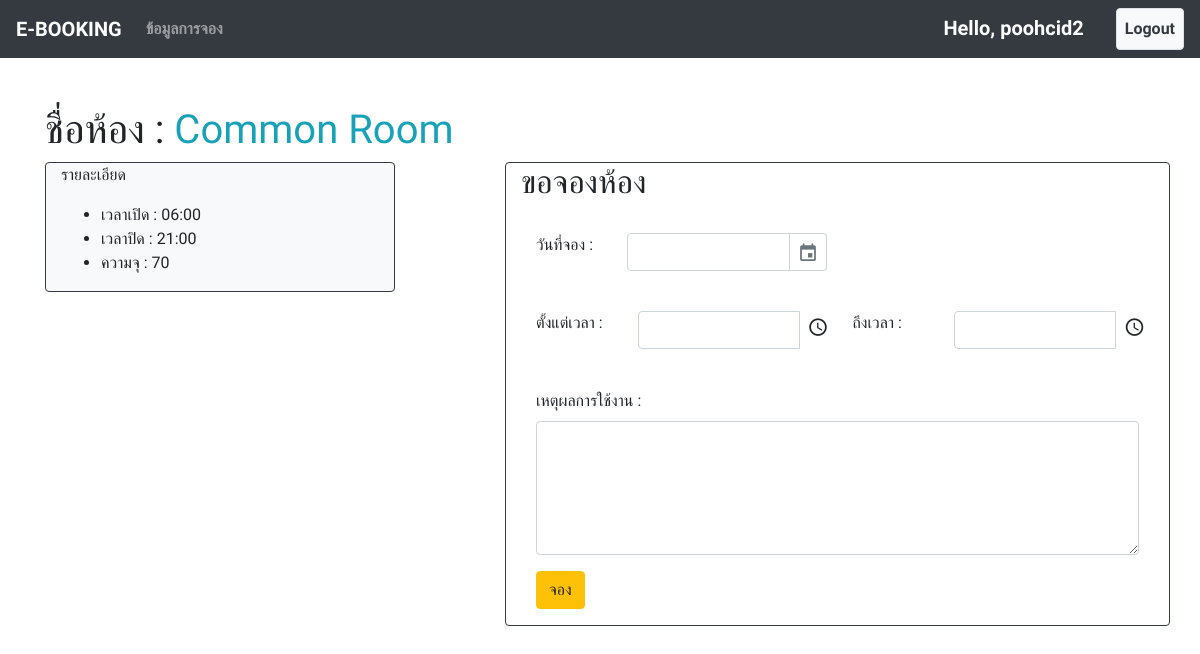
The page /booking/39/ (signed in) on the database its author committed.
### booking/models.py (models this page shows, shortened)
class Room(models.Model):
    name = models.CharField(max_length=100)
    open_time = models.TimeField()
    close_time = models.TimeField()
    capacity = models.IntegerField(default=0)

### booking/views.py (the view)
# urls.py: path('booking/<int:id>/', views.booking, name="booking"), #หน้าจองห้อง input เป็น id ห้อง
@login_required
@permission_required('booking.add_booking')
def booking(request, id):
    try:
        context={
            "room" : Room.objects.get(pk=id),
            "user" : request.user
        }
        return render(request, 'booking.html', context=context)
    except Room.DoesNotExist:
        return redirect('index')

### booking/templates/booking.html (shortened to what this page needs)
{% extends 'base.html' %}
{% block content %}
    <br><br>
    <div class="container">
    <h1>ชื่อห้อง : <span class="text-info">{{ room.name }}</span></h1>
        <div class="row">
            <div class="col-4">
                <div class="border border-dark rounded bg-light container">
                    <p>รายละเอียด</p>
                    <ul>
                        <li>เวลาเปิด : {{room.open_time|date:'H:i'}}</li>
                        <li>เวลาปิด : {{ room.close_time|date:'H:i' }}</li>
                        <li>ความจุ : {{ room.capacity }}</li>
                    </ul>
                </div>
            </div>
            <div class="col-1">
            </div>
            <div class="col-7 border border-dark rounded">
                <h2>ขอจองห้อง</h2>
                <br>
                <form action="{% url 'save_booking' id=room.id %}" class="container-fluid" method="POST">
                    <div class="row form-group">
                        <label class="col-2">วันที่จอง : </label>
                        <input class="col-10" id="datepicker" name="date" width="200" selectedday="{{ date }}" value="{{ date|date:"SHORT_DATE_FORMAT"}}" required/>
                    </div>
                    <br>
                    <div class="row form-group">
                            <label class="col">ตั้งแต่เวลา : </label>
                            <input id="timepicker1" name="start_time" class="col" width="200" required>
                            <label class="col">ถึงเวลา : </label>
                            <input id="timepicker2" name="end_time" class="col" width="200" required>
                    </div>
                    <br>
                    <div class="form-group">
                        <label>เหตุผลการใช้งาน : </label>
                        <textarea class="form-control" name="descrip" rows="5" id="comment">{% if descrip %}{{ descrip }}{% endif %}</textarea>
                    </div class="form-group">
                        <button type="submit" class="btn btn-warning" onclick="return alert_cofrim('คุณต้องการจะจองใช่หรือไม่')"> จอง </button>
                </form>
            </div>
        </div>
    </div>
{% endblock content %}

### templates/base.html (shortened to what this page needs)
{% load static %}
<html lang="en">
<head>
    <link rel="stylesheet" href="{% static 'css/bootstrap.min.css' %}">
    <link rel="stylesheet" href="{% static 'css/gijgo.css' %}" />
    <link rel="stylesheet" href="{% static 'css/gijgo.min.css' %}" />
</head>
</head>
<body>
    <nav class="navbar navbar-expand-sm bg-dark navbar-dark">
        <a class="navbar-brand" href="\">E-BOOKING</a>
        <div class="collapse navbar-collapse" id="collapsibleNavbar">
            <ul class="navbar-nav">
                {% if user.is_authenticated %}
                    {% if perms.booking.view_booking %}
                    <li class="nav-item">
                        <a class="nav-link" href="/book_list/">ข้อมูลการจอง</a>
                    </li>
                    {% endif %}
                {% endif %}
            </ul>
            <ul class="navbar-nav ml-auto">
                {% if user.is_authenticated %}
                    <li class="nav-item"><span class="navbar-brand">Hello, {{ user.username }}</span></li>
                    <li class="nav-item"></li>
                    <li class="nav-item"><a href="/account/book_logout/" class="nav-link bg-light text-dark border rounded">Logout</a></li>
                {% else %}
                    <li class="nav-item"><a href="/account/book_register/" class="nav-link bg-light text-dark border rounded">Sign up</a></li>
                    <li class="nav-item"><span class="navbar-brand text-dark"></span></li>
                    <li class="nav-item"><a href="/account/book_login/" class="nav-link">Login</a></li>
                {% endif %}
            </ul>
        </div>
    </nav>
    {% block content %}
    {% endblock content %}
</body>
</html>

### templates/base.html (style rules this page uses)
nav { font-weight: bold; }
body { font-family: 'Prompt', sans-serif; }

### rows shown on the page
Room: name "Common Room", open_time "06:00", close_time "21:00", capacity "70"

### other values the page prints
{{ user.username }} "poohcid2"
